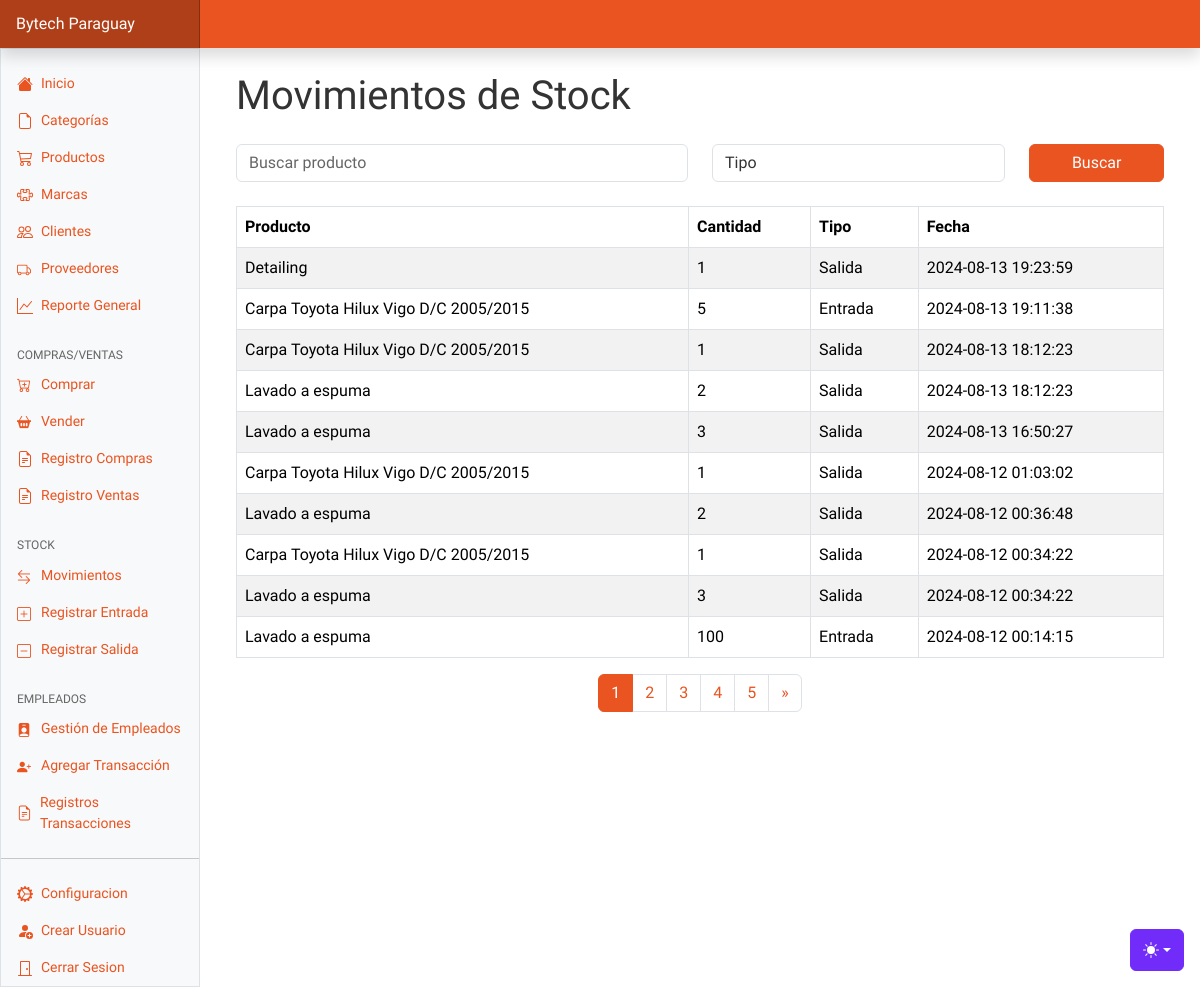
The page /movimientos.php (signed in) on the database its author committed.
### tables this page shows
CREATE TABLE `movimientos_stock` (
  `id` int(11) NOT NULL,
  `producto_id` int(11) DEFAULT NULL,
  `cantidad` int(11) DEFAULT NULL,
  `tipo` enum('entrada','salida') NOT NULL,
  `fecha` timestamp NOT NULL DEFAULT current_timestamp()
);

CREATE TABLE `productos` (
  `id` int(11) NOT NULL,
  `nombre` varchar(255) NOT NULL,
  `descripcion` text DEFAULT NULL,
  `imagen` varchar(255) DEFAULT NULL,
  `costo` decimal(10,2) NOT NULL,
  `precioMayorista` decimal(10,2) NOT NULL,
  `precioMinorista` decimal(10,2) NOT NULL,
  `cantidad` int(11) NOT NULL,
  `categoria_id` int(11) DEFAULT NULL,
  `marca_id` int(11) DEFAULT NULL
);

### movimientos.php (the view, shortened to what this page needs)
<?php
require 'config/start.php';
$search = $_GET['search'] ?? '';
$type = $_GET['type'] ?? '';
$page = $_GET['page'] ?? 1;
$limit = 10;
$offset = ($page - 1) * $limit;
$sql_count = "SELECT COUNT(*)
              FROM movimientos_stock
              WHERE producto_id IN (SELECT id FROM productos WHERE nombre LIKE :search)
              AND (:type = '' OR tipo = :type)";
$stmt_count = $pdo->prepare($sql_count);
$params_count = [
    ':search' => "%$search%",
    ':type' => $type
];
$stmt_count->execute($params_count);
$total_movimientos = $stmt_count->fetchColumn();
$total_pages = ceil($total_movimientos / $limit);
$sql = "SELECT m.*, p.nombre as producto_nombre
        FROM movimientos_stock m
        JOIN productos p ON m.producto_id = p.id
        WHERE p.nombre LIKE :search
        AND (:type = '' OR tipo = :type)
        ORDER BY m.fecha DESC
        LIMIT $limit OFFSET $offset";
$stmt = $pdo->prepare($sql);
$params = [
    ':search' => "%$search%",
    ':type' => $type
];
$stmt->execute($params);
$movimientos = $stmt->fetchAll(PDO::FETCH_ASSOC);
?>
<!DOCTYPE html>
<html lang="es">
<head>
    <?php include 'components/head.php'?>
</head>
<body>
<?php include 'components/header.php'?>
<main class="col-md-9 ms-sm-auto col-lg-10 px-md-4">
    <div class="container">
        <h1 class="my-4">Movimientos de Stock</h1>
        <form method="get" action="movimientos.php" class="mb-4">
            <div class="form-row align-items-center row">
                <div class="col-sm-12 col-md-6 mb-2 mb-md-0">
                    <input type="text" name="search" class="form-control" placeholder="Buscar producto" value="<?= htmlspecialchars($search) ?>">
                </div>
                <div class="col-sm-12 col-md-4 mb-2 mb-md-0">
                    <select name="type" class="form-control">
                        <option value="">Tipo</option>
                    </select>
                </div>
                <div class="col-sm-12 col-md-2">
                    <button type="submit" class="btn btn-primary w-100">Buscar</button>
                </div>
            </div>
        </form>
        <div class="table-responsive">
            <table class="table table-striped table-bordered">
                <thead>
                    <tr>
                        <th>Producto</th>
                        <th>Cantidad</th>
                        <th>Tipo</th>
                        <th>Fecha</th>
                    </tr>
                </thead>
                <tbody>
                    <?php if (empty($movimientos)): ?>
                    <tr>
                        <td colspan="4" class="text-center">No se encontraron movimientos</td>
                    </tr>
                    <?php else: ?>
                    <?php foreach ($movimientos as $movimiento): ?>
                    <tr>
                        <td><?= htmlspecialchars($movimiento['producto_nombre']) ?></td>
                        <td><?= htmlspecialchars($movimiento['cantidad']) ?></td>
                        <td><?= ucfirst(htmlspecialchars($movimiento['tipo'])) ?></td>
                        <td><?= htmlspecialchars($movimiento['fecha']) ?></td>
                    </tr>
                    <?php endforeach; ?>
                    <?php endif; ?>
                </tbody>
            </table>
        </div>
        <nav>
            <ul class="pagination justify-content-center">
                <?php for ($i = 1; $i <= $total_pages; $i++): ?>
                <li class="page-item <?= $i === (int)$page ? 'active' : '' ?>">
                    <a class="page-link" href="?search=<?= htmlspecialchars($search) ?>&type=<?= htmlspecialchars($type) ?>&page=<?= $i ?>"><?= $i ?></a>
                </li>
                <?php endfor; ?>
                <?php if ($page < $total_pages): ?>
                <li class="page-item">
                    <a class="page-link" href="?search=<?= htmlspecialchars($search) ?>&type=<?= htmlspecialchars($type) ?>&page=<?= $page + 1 ?>" aria-label="Next">
                        <span aria-hidden="true">&raquo;</span>
                    </a>
                </li>
                <?php endif; ?>
            </ul>
        </nav>
    </div>
</main>
<?php include 'components/footer.php'?>
</body>
</html>

### rows shown on the page
movimientos_stock: producto.nombre "Detailing", cantidad "1", tipo "Salida", fecha "2024-08-13 19:23:59"
movimientos_stock: producto.nombre "Carpa Toyota Hilux Vigo D/C 2005/2015", cantidad "5", tipo "Entrada", fecha "2024-08-13 19:11:38"
movimientos_stock: producto.nombre "Carpa Toyota Hilux Vigo D/C 2005/2015", cantidad "1", tipo "Salida", fecha "2024-08-13 18:12:23"
movimientos_stock: producto.nombre "Lavado a espuma", cantidad "2", tipo "Salida", fecha "2024-08-13 18:12:23"
movimientos_stock: producto.nombre "Lavado a espuma", cantidad "3", tipo "Salida", fecha "2024-08-13 16:50:27"
movimientos_stock: producto.nombre "Carpa Toyota Hilux Vigo D/C 2005/2015", cantidad "1", tipo "Salida", fecha "2024-08-12 01:03:02"
movimientos_stock: producto.nombre "Lavado a espuma", cantidad "2", tipo "Salida", fecha "2024-08-12 00:36:48"
movimientos_stock: producto.nombre "Carpa Toyota Hilux Vigo D/C 2005/2015", cantidad "1", tipo "Salida", fecha "2024-08-12 00:34:22"
movimientos_stock: producto.nombre "Lavado a espuma", cantidad "3", tipo "Salida", fecha "2024-08-12 00:34:22"
movimientos_stock: producto.nombre "Lavado a espuma", cantidad "100", tipo "Entrada", fecha "2024-08-12 00:14:15"
